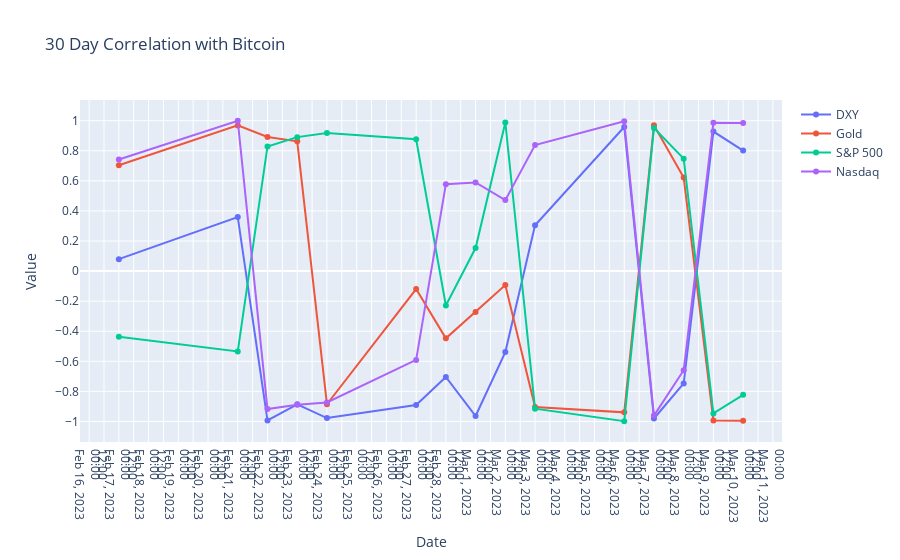

Notebook code cell kept with this figure:
### Code cell
import plotly.graph_objs as go

# Create the figure object
fig = go.Figure()

# Loop through the columns and add a trace for each
for col in data1.columns[1:]:
    fig.add_trace(go.Scatter(
        x=data1['Date'],
        y=data1[col],
        name=col
    ))

# Set the title and axis labels
fig.update_layout(
    title='30 Day Correlation with Bitcoin',
    xaxis_title='Date',
    yaxis_title='Value'
)
fig.update_yaxes(nticks=12)
fig.update_xaxes(nticks=50)
fig.update_traces(dict(marker_line_width=.01))
# Show the chart
fig.show()

### Figure 1 — Plotly figure (JSON) as saved in the notebook; plotly's stock layout.template omitted (floating-point values rounded to 4 significant figures)
{"data": [{"marker": {"line": {"width": 0.01}}, "name": "DXY", "type": "scatter", "x": ["2023-02-17T00:00:00", "2023-02-21T00:00:00", "2023-02-22T00:00:00", "2023-02-23T00:00:00", "2023-02-24T00:00:00", "2023-02-27T00:00:00", "2023-02-28T00:00:00", "2023-03-01T00:00:00", "2023-03-02T00:00:00", "2023-03-03T00:00:00", "2023-03-06T00:00:00", "2023-03-07T00:00:00", "2023-03-08T00:00:00", "2023-03-09T00:00:00", "2023-03-10T00:00:00"], "y": [0.07938, 0.3593, -0.993, -0.8855, -0.9773, -0.89, -0.7036, -0.9637, -0.5386, 0.3052, 0.9585, -0.9802, -0.7467, 0.928, 0.8015]}, {"marker": {"line": {"width": 0.01}}, "name": "Gold", "type": "scatter", "x": ["2023-02-17T00:00:00", "2023-02-21T00:00:00", "2023-02-22T00:00:00", "2023-02-23T00:00:00", "2023-02-24T00:00:00", "2023-02-27T00:00:00", "2023-02-28T00:00:00", "2023-03-01T00:00:00", "2023-03-02T00:00:00", "2023-03-03T00:00:00", "2023-03-06T00:00:00", "2023-03-07T00:00:00", "2023-03-08T00:00:00", "2023-03-09T00:00:00", "2023-03-10T00:00:00"], "y": [0.7035, 0.9689, 0.8925, 0.863, -0.8854, -0.1193, -0.4471, -0.2717, -0.09296, -0.9038, -0.9392, 0.97, 0.6219, -0.9928, -0.9944]}, {"marker": {"line": {"width": 0.01}}, "name": "S&P 500", "type": "scatter", "x": ["2023-02-17T00:00:00", "2023-02-21T00:00:00", "2023-02-22T00:00:00", "2023-02-23T00:00:00", "2023-02-24T00:00:00", "2023-02-27T00:00:00", "2023-02-28T00:00:00", "2023-03-01T00:00:00", "2023-03-02T00:00:00", "2023-03-03T00:00:00", "2023-03-06T00:00:00", "2023-03-07T00:00:00", "2023-03-08T00:00:00", "2023-03-09T00:00:00", "2023-03-10T00:00:00"], "y": [-0.436, -0.5347, 0.8289, 0.891, 0.9184, 0.877, -0.2288, 0.1533, 0.9883, -0.9151, -0.9978, 0.9514, 0.7479, -0.9463, -0.8226]}, {"marker": {"line": {"width": 0.01}}, "name": "Nasdaq", "type": "scatter", "x": ["2023-02-17T00:00:00", "2023-02-21T00:00:00", "2023-02-22T00:00:00", "2023-02-23T00:00:00", "2023-02-24T00:00:00", "2023-02-27T00:00:00", "2023-02-28T00:00:00", "2023-03-01T00:00:00", "2023-03-02T00:00:00", "2023-03-03T00:00:00", "2023-03-06T00:00:00", "2023-03-07T00:00:00", "2023-03-08T00:00:00", "2023-03-09T00:00:00", "2023-03-10T00:00:00"], "y": [0.7425, 0.9993, -0.9174, -0.888, -0.8737, -0.5904, 0.5784, 0.5896, 0.4721, 0.8387, 0.9959, -0.9609, -0.6592, 0.9862, 0.9855]}], "layout": {"title": {"text": "30 Day Correlation with Bitcoin"}, "xaxis": {"nticks": 50, "title": {"text": "Date"}}, "yaxis": {"nticks": 12, "title": {"text": "Value"}}}}
